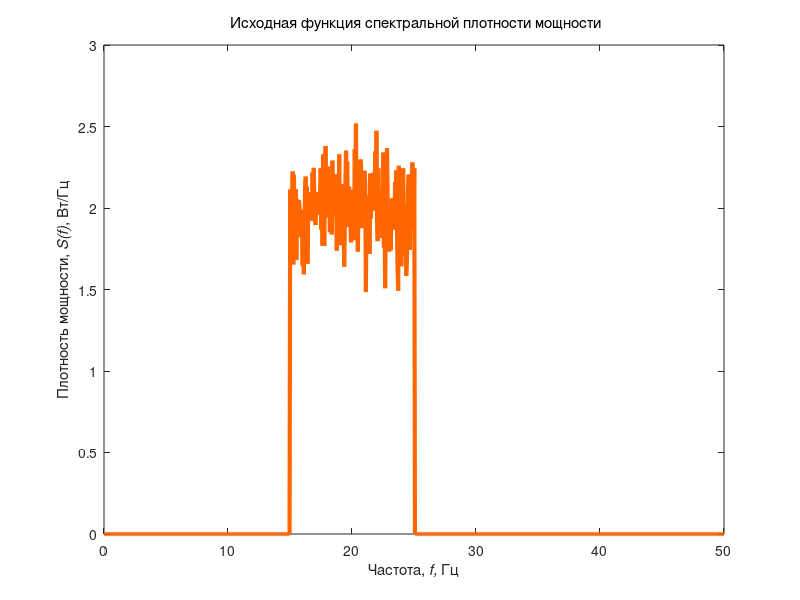
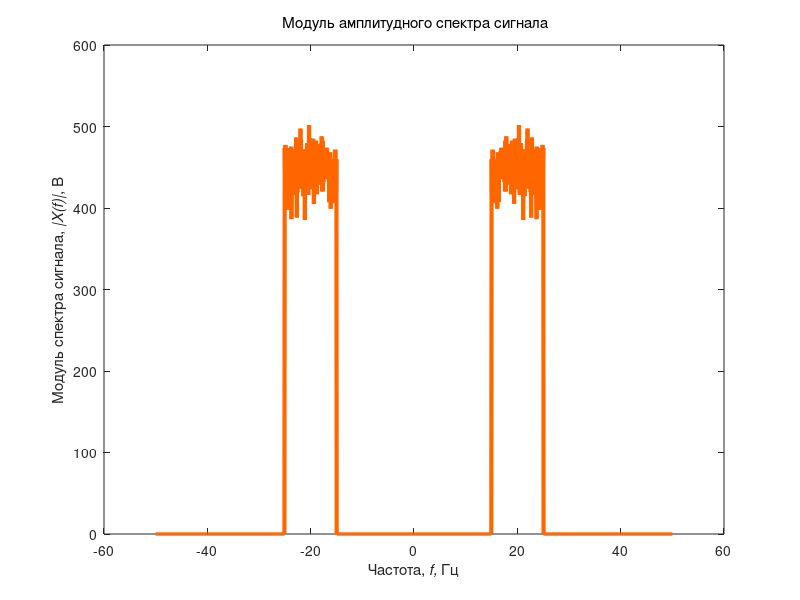
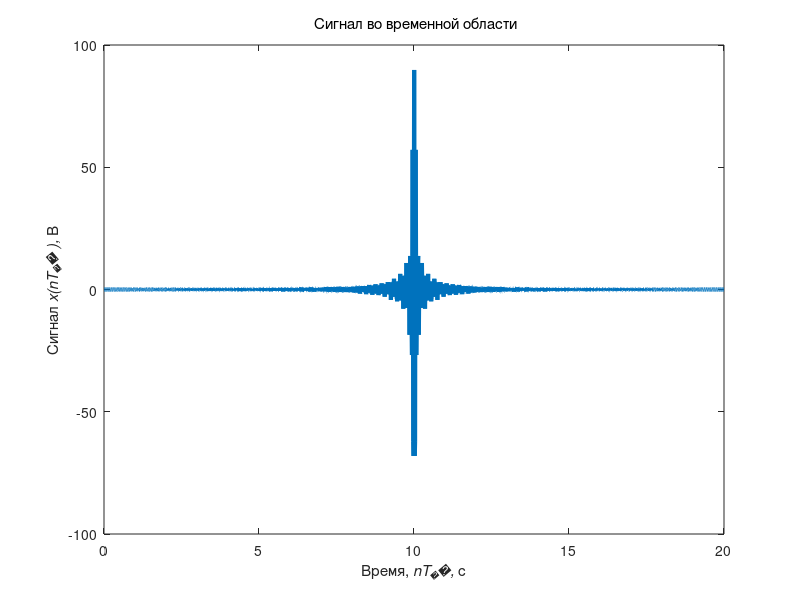
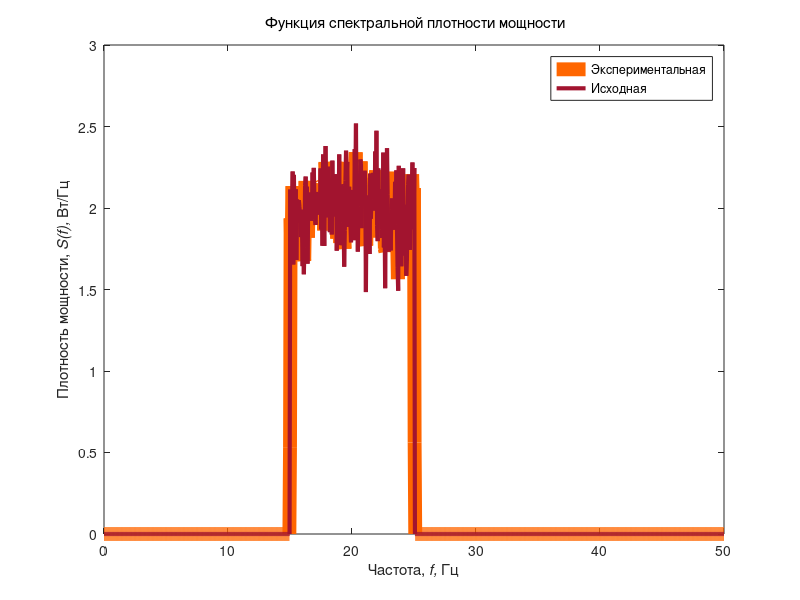

Source code (MATLAB) for these figures, in order:
pkg load statistics
pkg load signal

% Моделирование фазоманипулированных сигналов
clear all; % Очистка памяти
close all; % Закрытие всех окон с графиками
clc; % Очистка окна команд и сообщений
fontSize=10; % Размер шрифта графиков
fontType=''; % Тип шрифта графиков
% Цвет графиков
tColor=[0,0.447,0.741]; % Временная область
tColorLight=[0.3 0.7 0.9]; % Временная область
Color0=[1 0 0]; % Эталонные сигналы
fColor=[1 0.4 0]; % Частотная область
eColor=[0.85 0.325 0.098]; % Погрешности
eColorLight=[0.9 0.9 0.4]; % Погрешности
eColorDark=[0.635 0.078 0.184]; % Погрешности

S0=2; % Уровень ФСПМ, Вт/Гц
S_mu=0; % Математическое ожидание ФСПМ
S_sigma=0.1*S0; % Среднеквадратичное отклонение ФСПМ
snrS=-20; % Уровень SNR, дБ
fd=100; % Частота дискретизации, Гц
N=1000; % Количество точек ФСПМ
fmin=15; % Частота среза ФСПМ, Гц
fmax=25; % Частота среза ФСПМ, Гц
Nmin=round(2*(N-1)*fmin/fd+1); % Номера отсчетов ...
Nmax=round(2*(N-1)*fmax/fd+1); % ... частот среза ФСПМ

% Моделирование исходной ФСПМ
% Формирование ФСПМ
f=linspace(0,fd/2,N); % Область определения ФСПМ
S_prob = normrnd(S_mu,S_sigma, Nmax-Nmin+1)(:)'(1:1:Nmax-Nmin+1);%makedist('Normal',S_mu,S_sigma); % Распределение вероятности
%rS=random(S_prob,Nmax-Nmin+1,1); % Случайная составляющая
rS = S_prob;
sFSPM(1:Nmin-1)=0; % Минимальный уровень
sFSPM(Nmin:Nmax)=S0+rS; % Максимальный уровень
sFSPM(Nmax+1:N)=0; % Минимальный уровень
% Формирование графика
figure; plot(f,sFSPM,'Color',fColor,'LineWidth',3);
set(get(gcf,'CurrentAxes'),'FontSize',10); % Изменение шрифта
title({'\rm Исходная функция спектральной плотности мощности'}); % Заголовок
xlabel('Частота,\it f,\rm Гц'); % Надпись оси абсцисс
ylabel('Плотность мощности,\it S(f)\rm, Вт/Гц'); % Надпись оси ординат

% Формирование амплитудного спектра сигнала
NN=2*N; % Количество точек в спектре
sf=[-fliplr(f(1:end)) f]; % Область определения
sX2=[fliplr(sFSPM(1:end))/2 sFSPM(1:end)/2]; % Формирование значений
sX=sqrt(NN*fd*sX2);
% Формирование графика
figure; plot(sf,sX,'Color',fColor,'LineWidth',3);
set(get(gcf,'CurrentAxes'),'FontSize',10); % Изменение шрифта
title({'\rm Модуль амплитудного спектра сигнала'});
xlabel('Частота,\it f,\rm Гц'); % Надпись оси абсцисс
ylabel('Модуль спектра сигнала,\it |X(f)|\rm, В'); % Надпись оси ординат

% Формирование сигнала во временной области по ФСПМ
td=1/fd; % Период дискретизации
dt=NN*td; % Длина временного интервала
t=linspace(0,dt,NN); % Область определения сигнала
x=ifft(fftshift(sX)); % Обратное преобразование Фурье
% Формирование графика
figure; plot(t,real(ifftshift(x)),'Color',tColor,'LineWidth',3);
set(get(gcf,'CurrentAxes'),'FontSize',10); % Изменение шрифта
title({'\rm Сигнал во временной области'}); % Заголовок
xlabel('Время,\it nT_д,\rm с'); % Задаем надпись оси абсцисс
ylabel('Сигнал\it x(nT_д ),\rm В'); % Задаем надпись оси ординат

[pf,ff]=periodogram(real(x),rectwin(length(x)),...
length(x),fd,'psd'); % Формирование значений
% Формирование графика
figure; plot(ff,pf,'Color',fColor,'LineWidth',10);
set(get(gcf,'CurrentAxes'),'FontSize',10); % Изменение шрифта
title({'\rm Функция спектральной плотности мощности'}); % Заголовок
xlabel('Частота,\it f,\rm Гц'); % Надпись оси абсцисс
ylabel('Плотность мощности,\it S(f),\rm Вт/Гц'); % Надпись оси ординат
hold on; plot(f,sFSPM,'Color',eColorDark,'LineWidth',3);
legend('Экспериментальная','Исходная');

% Моделирование исходной АКФ
% Формирование АКФ
dt=10; % Длительность сигнала
N=1001; % Количество отсчетов сигнала
td=dt/(N-1); % Период дискретизации
NN=2*N-1; % Количество точек АКФ
t=linspace(-dt,dt,NN); % Область определения
sACF0=exp(-t(1:NN-N+1));
sACF0=sACF0/max(sACF0);
sACF=[sACF0(1:end) fliplr(sACF0(2:end))]; % Формирование значений
% Формирование графика
figure; plot(t,sACF,'Color',tColor,'LineWidth',3);
set(get(gcf,'CurrentAxes'),'FontSize',10); % Изменение шрифта
title({'\rm Автокорреляционная функция'});
xlabel('Время,\it nT_д,\rm с'); % Надпись оси абсцисс
ylabel('Автокорреляционная функция,\it R_x(nT_д)'); % Надпись оси ординат

% Формирование функции спектральной плотности
fd=1/td; % Частота дискретизации
f=linspace(-fd/2,fd/2,N); % Область определения
aFSPM0=fft(sACF); % Формирование значений
aFSPM=decimate(aFSPM0,2);
% Формирование графика
figure; plot(f,abs(fftshift(aFSPM)),'Color',fColor,'LineWidth',3);
set(get(gcf,'CurrentAxes'),'FontSize',10); % Изменение шрифта
title({'\rm Функция спектральной плотности мощности'});
xlabel('Частота,\it f,\rm Гц'); % Надпись оси абсцисс
ylabel('Плотность мощности,\it S(f)\rm, Вт/Гц'); % Надпись оси ординат

% Формирование функции спектральной плотности
sX=sqrt(aFSPM); % Формирование значений
% Формирование графика
figure; plot(f,abs(fftshift(sX)),'Color',fColor,'LineWidth',3);
set(get(gcf,'CurrentAxes'),'FontSize',10); % Изменение шрифта
title({'\rm Модуль амплитудного спектра сигнала'});
xlabel('Частота,\it f,\rm Гц'); % Надпись оси абсцисс
ylabel('Модуль спектра сигнала,\it |X(f)|\rm, В'); % Надпись оси ординат

% Моделирование сигнала во временной области по ФСПМ
x=real(ifft(sX)); % Обратное преобразование Фурье
x=ifftshift(x); % Смещение сигнала
% Формирование графика
figure; plot(t(NN-N+1:NN),x,'Color',tColor,'LineWidth',3);
set(get(gcf,'CurrentAxes'),'FontSize',10); % Изменение шрифта
title({'\rm Сигнал во временной области'}); % Заголовок
xlabel('Время,\it nT_д,\rm с'); % Задаем надпись оси абсцисс
ylabel('Сигнал\it x(nT_д ),\rm В'); % Задаем надпись оси ординат

% Расчет АКФ
xACF=xcorr(x,x); % Формирование значений
% Формирование графика
figure; plot(t,xACF,'Color',tColor,'LineWidth',10);
set(get(gcf,'CurrentAxes'),'FontSize',10); % Изменение шрифта
title({'\rm Автокорреляционная функция'}); % Заголовок
xlabel('Время,\it nT_д,\rm с'); % Задаем надпись оси абсцисс
ylabel('Автокорреляционная функция,\it R_x(nT_д )'); % Надпись оси ординат
hold on; plot(t,ifftshift(sACF),'Color',Color0,'LineWidth',3);
legend('Экспериментальная','Исходная');